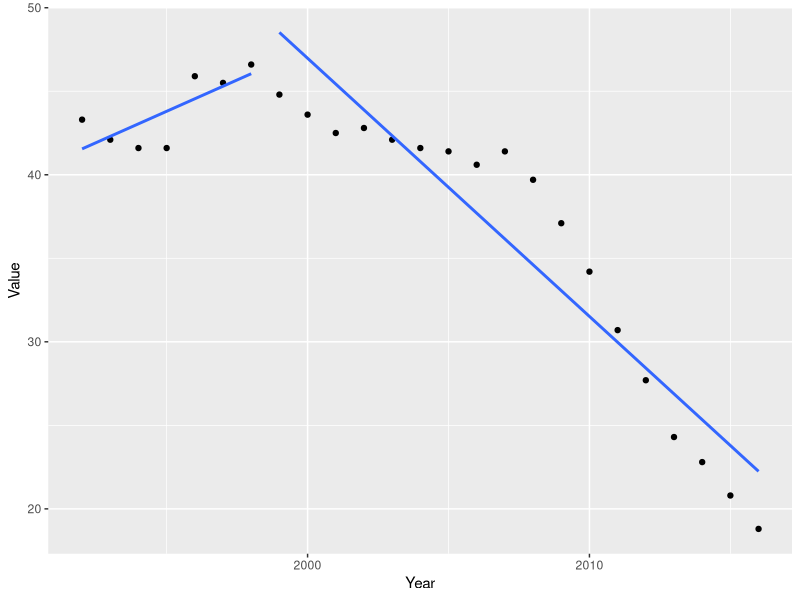
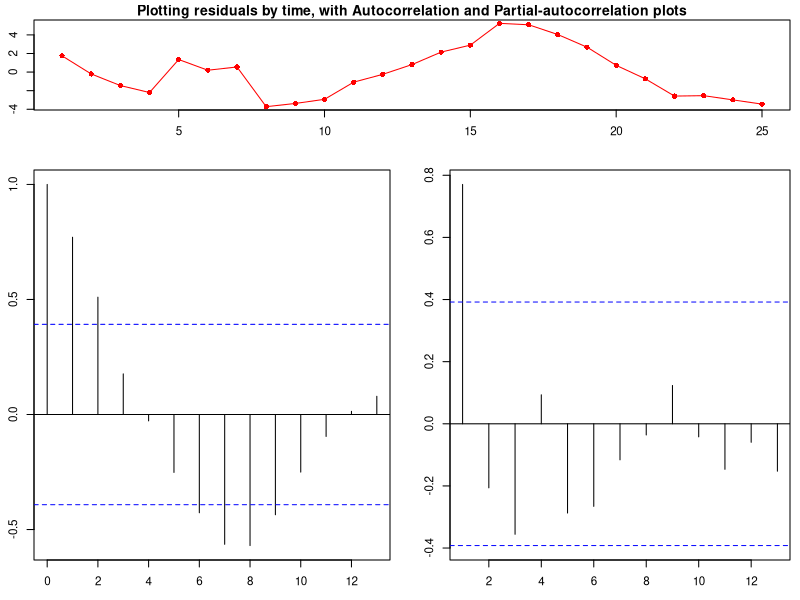
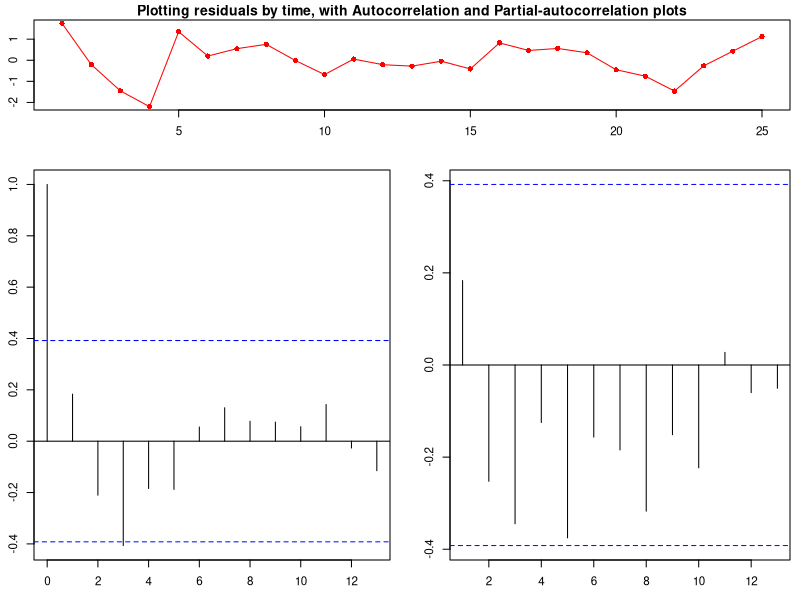
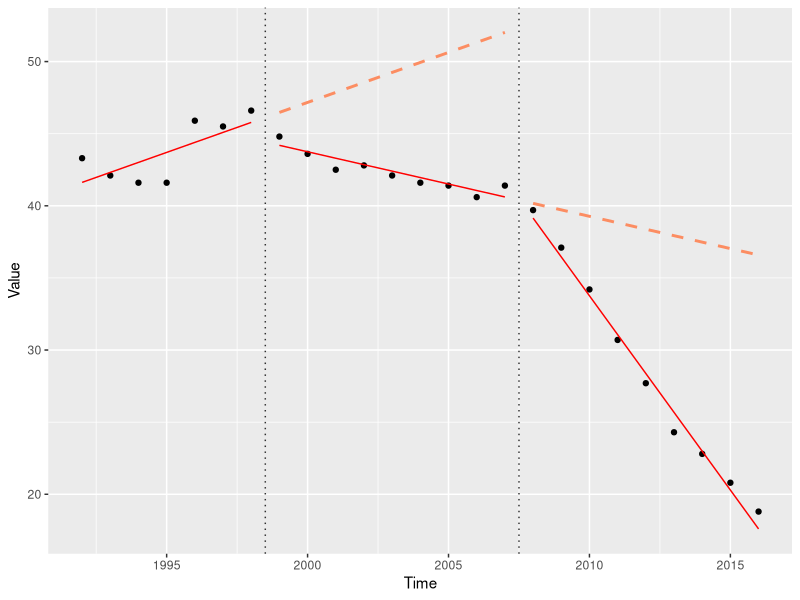
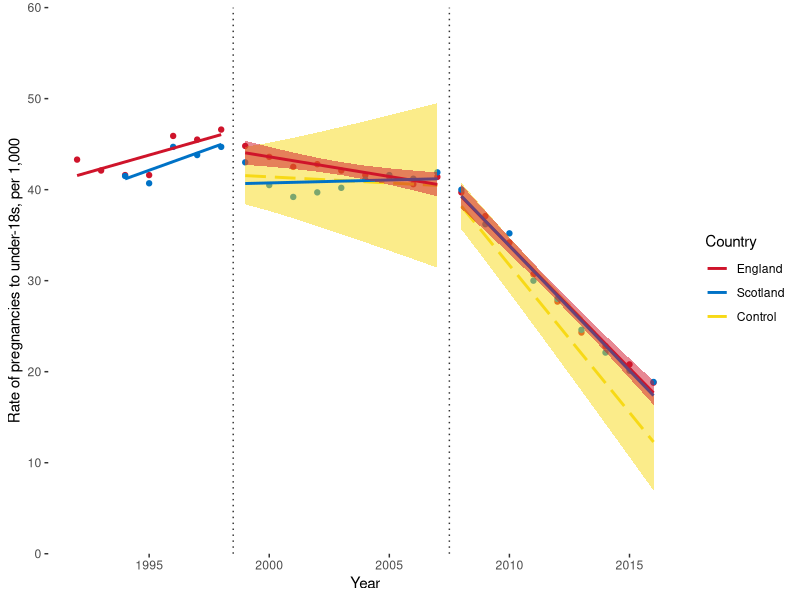
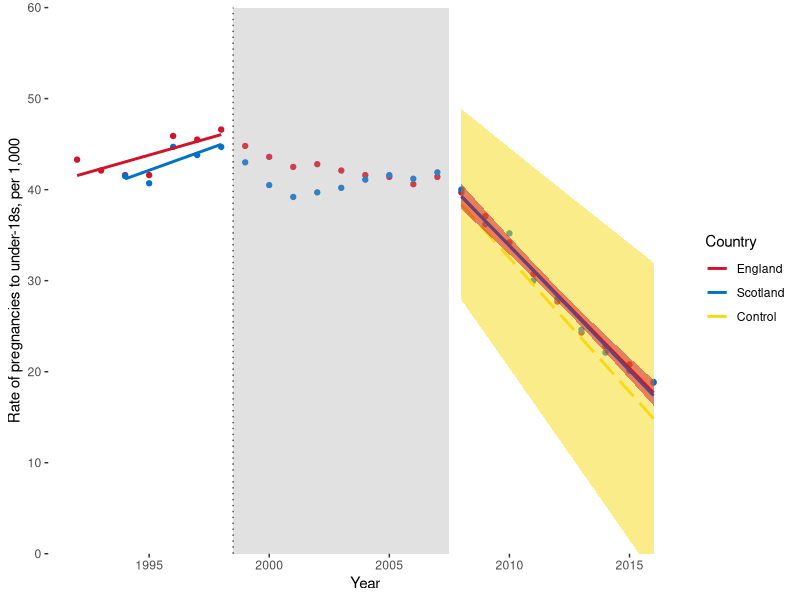
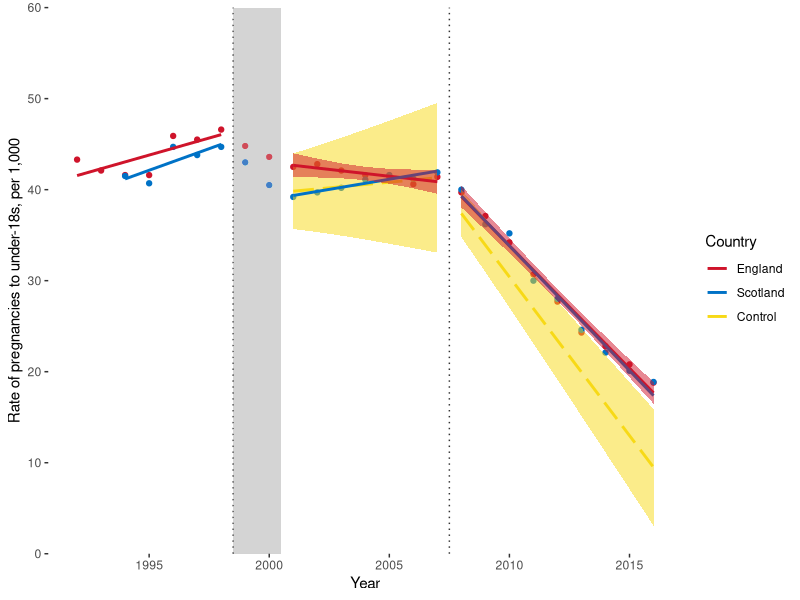
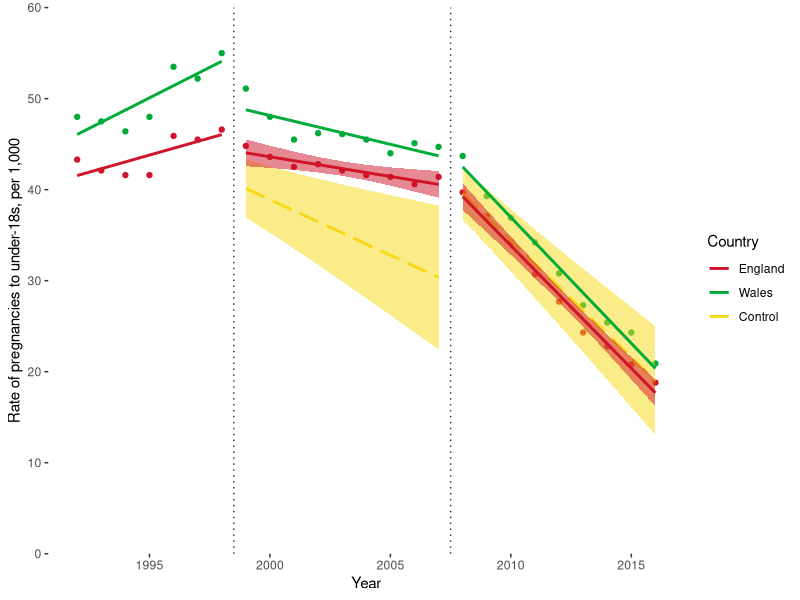

R code for these plots, in order:
## ---- chunk 1
library(tidyverse)
library(readxl)
library(broom)
library(nlme)
library(car)

# options(scipen=10, digits=3)

testAutocorr <- function(model, data=NULL, max.lag = 10, time.points = 25) {
  data <- eval(model$call$data)  # Only works if 'lm' call has dataframe named in bracket
  print("Durbin Watson Test")
  print(dwt(model, max.lag = max.lag, alternative = "two.sided"))
  par(cex = 0.7, mai = c(0.1, 0.1, 0.2, 0.1))
  par(fig = c(0.03, 1, 0.8, 1))
  plot(
    data$Time[1:time.points],
    residuals(model)[1:time.points],
    type = 'o',
    pch = 16,
    col = "red",
    main = "Plotting residuals by time, with Autocorrelation and Partial-autocorrelation plots"
  )
  
  par(fig = c(0.03, 0.5, 0.05, 0.75), new = TRUE)
  acf(residuals(model))
  
  par(fig = c(0.55, 1, 0.05, 0.75), new = TRUE)
  acf(residuals(model), type = 'partial')
}

constructCIRibbon <- function(newdata, model) {
  newdata <- newdata %>%
    mutate(Predict = predict(model, newdata = newdata))
  mm <- model.matrix(as.formula(paste0("~ ", model$call$model[3])),
                     data = newdata)
  vars <- mm %*% vcov(model) %*% t(mm)
  sds <- sqrt(diag(vars))
  newdata <- newdata %>% mutate(lowCI = Predict - 1.96 * sds,
                                HiCI = Predict + 1.96 * sds)
}

printCoefficients <- function(model){
as_tibble(trimws(format(round(summary(model)$tTable, 3), nsmall=3))) %>%
  mutate(Coefficient = rownames(summary(model)$tTable)) %>% 
  select(Coefficient, Value, Std.Error, 'p-value') %>% 
  print()
}
## ---- chunk 2
all.UK.rates <-
  read_xlsx("Conception rates by age and country.xlsx", sheet = "Under 18")
## ---- chunk 3

EngData <- all.UK.rates %>% filter(Country == "England") %>%
  select(Country, '1992':'2016') %>%
  gather("Year", "Value",-1) %>%
  mutate(
    Cat1 = ifelse(Year < 1999, 0, 1),
    Cat2 = ifelse(Year <= 2007, 0, 1),
    Year = as.numeric(Year),
    Time = 1:nrow(.),
    Trend1 = ifelse(Cat1 == 0, 0, Year - 1998),
    Trend2 = ifelse(Cat2 == 0, 0, Year - 2007)
  )

head(EngData)
## ---- chunk 4
EngScotContro <-
  all.UK.rates %>% filter(Country == "Scotland" |
                            Country == "England") %>%
  gather("Year", "Value",-1) %>%
  filter(Year > 1991,!is.na(Value)) %>%
  arrange(Country) %>%
  mutate(
    England = ifelse(Country == "England", 1, 0),
    Year = as.numeric(Year),
    Time = Year - min(Year) + 1,
    Cat1 = ifelse(Year < 1999, 0, 1),
    Cat2 = ifelse(Year <= 2007, 0, 1),
    Trend1 = ifelse(Cat1 == 0, 0, Year - 1998),
    Trend2 = ifelse(Cat2 == 0, 0, Year - 2007)
  ) %>%
  mutate_at(., colnames(.)[5:9], list(Eng = ~ .*England))

head(arrange(EngScotContro, Year), 10)
## ---- chunk 5
EngWalContro <-
  all.UK.rates %>% filter(Country == "Wales" |
                            Country == "England") %>%
  gather("Year", "Value",-1) %>%
  filter(Year > 1991,!is.na(Value)) %>%
  arrange(Country) %>%
  mutate(
    England = ifelse(Country == "England", 1, 0),
    Year = as.numeric(Year),
    Time = Year - min(Year) + 1,
    Cat1 = ifelse(Year < 1999, 0, 1),
    Cat2 = ifelse(Year <= 2007, 0, 1),
    Trend1 = ifelse(Cat1 == 0, 0, Year - 1998),
    Trend2 = ifelse(Cat2 == 0, 0, Year - 2007)
  ) %>%
  mutate_at(., colnames(.)[5:9], list(Eng = ~ .*England))

head(arrange(EngWalContro, Year), 10)
## ---- chunk 6
EngData %>% ggplot(aes(x = Year, y = Value, group = Cat1)) +
  geom_point() +
  geom_smooth(method = "lm", se = FALSE)
## ---- chunk 7
EngMod <- lm(Value ~ Time + Cat1 + Trend1, data = EngData)
summary(EngMod)$coefficients
## ---- chunk 8
testAutocorr(EngMod, max.lag = 15)
## ---- chunk 9
EngMod2 <-
  lm(Value ~ Time + Cat1 + Trend1 + Cat2 + Trend2, data = EngData)

## Test for autocorrelation

testAutocorr(EngMod2, max.lag = 15)  # Potential MA3?
## ---- chunk 10
EngMod2_q3 <- gls(
  Value ~ Time + Cat1 + Trend1 + Cat2 + Trend2,
  data = EngData,
  correlation = corARMA(q = 3, form =  ~ Time),
  method = "ML"
)
printCoefficients(EngMod2_q3)
## ---- chunk 11
EM2q3_co <- EngMod2_q3$coefficients

EngMod2_q3_cfac <- tibble(
  Time = 8:25,
  Cat = c(rep.int(0, 9), rep(1, 9)),
  Trend1 = c(1:18),
  Trend2 = c(rep(0, 9), c(1:9)),
  Value = (
    EM2q3_co[1] +
      EM2q3_co[2] * Time +
      EM2q3_co[3] * Cat +
      EM2q3_co[4] * Trend1 * Cat
  )
)

EngData %>%
  mutate(predict = predict(EngMod2_q3)) %>%
  ggplot(aes(Time, Value, group = interaction(Cat1, Cat2))) +
  geom_point() +
  geom_line(aes(y = predict), col = "red") +
  geom_line(
    data = EngMod2_q3_cfac,
    aes(x = Time, y = Value, group = Cat),
    linetype = "dashed",
    col = "#FC8D62",
    size = 1,
    inherit.aes = FALSE
  ) +
  scale_x_continuous(breaks = c(4, 9, 14, 19, 24),
                     labels = seq(1995, 2015, by = 5)) +
  geom_vline(xintercept = 7.5,
             linetype = "dotted",
             col = "#000000CC") +
  geom_vline(xintercept = 16.5,
             linetype = "dotted",
             col = "#000000CC")
## ---- chunk 12
modScot99_07_null <- gls(
  Value ~ Time +
    England +
    Time_Eng +
    Cat1 +
    Trend1 +
    Cat1_Eng +
    Trend1_Eng +
    Cat2 +
    Trend2 +
    Cat2_Eng +
    Trend2_Eng,
  data = EngScotContro,
  correlation = NULL,
  method = "ML"
)

printCoefficients(modScot99_07_null)
## ---- chunk 13
modScot99_07_null_cfac <- EngScotContro[8:25, ] %>%
  select(Time, England, Cat1, Cat2, Trend1, Trend2, Time_Eng) %>%
  mutate(
    Cat1_Eng = c(rep(0, 9), rep(1, 9)),
    Trend1_Eng = c(rep(0, 9), 10:18),
    Cat2_Eng = 0,
    Trend2_Eng = 0
  )

modScot99_07_null_cfac <-
  modScot99_07_null_cfac %>%
  left_join(constructCIRibbon(modScot99_07_null_cfac, modScot99_07_null))

#** Graphing final model -----

EngScotContro %>%
  left_join(constructCIRibbon((filter(., England==1, Year>1998)), modScot99_07_null)) %>%  # England CI ribbon
  mutate(Predict = predict(modScot99_07_null)) %>%  # Add Predicts for non-England
  ggplot(aes(
    Time,
    Value,
    col = Country,
    fill = Country,
    group = interaction(Country, Cat1, Cat2)
  )) +
  # Show all data points
  geom_point(data=EngScotContro, show.legend = FALSE) +
  # Counterfactual trend lines
  geom_line(
    data = modScot99_07_null_cfac,
    aes(
      x = Time,
      y = Predict,
      group = Cat2,
      col = "Control",
      fill = NULL
    ),
    linetype = "longdash",
    size = 1,
    inherit.aes = FALSE
  ) +
  # Counterfactual confidence intervals (not shown in legend)
  geom_ribbon(
    data=modScot99_07_null_cfac,
    aes(
      x=Time,
      ymin = lowCI,
      ymax=HiCI,
      group = Cat2,
      col=NULL,
      fill="Control"
    ),
    alpha=0.5,
    size = 1,
    show.legend = FALSE,
    inherit.aes = FALSE) +
  # Model trend lines
  geom_line(aes(y=Predict), size = 1) +
  # Confidence intervals (not shown in legend)
  geom_ribbon(
    aes(
      x=Time,
      ymin = lowCI,
      ymax=HiCI,
      col=NULL,
      fill=Country
    ),
    alpha=0.5,
    size = 1,
    show.legend = FALSE) +
  # Intervention time points
  geom_vline(xintercept = 7.5,
             linetype = "dotted",
             col = "#000000CC") +
  geom_vline(xintercept = 16.5,
             linetype = "dotted",
             col = "#000000CC") +
  # Display parameters
  scale_x_continuous(breaks = c(4, 9, 14, 19, 24),
                     labels = seq(1995, 2015, by = 5)) +
  theme(panel.background = element_blank(),
        legend.key  = element_blank()) +
  ylab("Rate of pregnancies to under-18s, per 1,000") +
  xlab("Year") +
  coord_cartesian(ylim = c(0, 60)) +
  scale_y_continuous(expand = c(0, 0)) +
  scale_colour_manual(
    breaks = c("England", "Wales", "Scotland", "Control"),
    values = c("Wales" = "#00AB39",
               "Scotland" = "#0072C6",
               "England" = "#CF142B",
               "Control" = "#F7D917"),
    aesthetics = c("colour", "fill"))
## ---- chunk 14
modScotPI_null <-
  gls(
    Value ~ Time + England + Time_Eng + Cat2 + Trend2 + Cat2_Eng + Trend2_Eng,
    data = EngScotContro %>% filter(Year < 1999 | Year > 2007),
    correlation = NULL,
    method = "ML"
  )

printCoefficients(modScotPI_null)
## ---- chunk 15
modScotPI_null_cfac <- tibble(
  Time = c(17:25),
  England = 1,
  Cat2 = 1,
  Trend2 = c(1:9),
  Time_Eng = c(17:25),
  Cat2_Eng = 0,
  Trend2_Eng = 0
)  # Emlulating England with no added effect

modScotPI_null_cfac <-
  modScotPI_null_cfac %>%
  left_join(constructCIRibbon(modScotPI_null_cfac, modScotPI_null))

#** Graphing final model -----

EngScotContro %>%
  filter(Year < 1999 | Year > 2007) %>%
  left_join(constructCIRibbon((filter(., England==1, Year>2007)), modScotPI_null)) %>%  # England CI ribbon
  mutate(Predict = predict(modScotPI_null)) %>%
  ggplot(aes(Time, Value, col = Country, group = interaction(Country, Cat2))) +
  # Show all data points
  geom_point(data=EngScotContro, show.legend = FALSE) +
  # Counterfactual trend lines
  geom_line(
    data = modScotPI_null_cfac,
    aes(
      x = Time,
      y = Predict,
      col = "Control",
      fill = NULL
    ),
    linetype = "longdash",
    size = 1,
    inherit.aes = FALSE
  ) +
  # Counterfactual confidence intervals (not shown in legend)
  geom_ribbon(
    data=modScotPI_null_cfac,
    aes(
      x=Time,
      ymin = lowCI,
      ymax=HiCI,
      col=NULL,
      fill="Control"
    ),
    alpha=0.5,
    size = 1,
    show.legend = FALSE,
    inherit.aes = FALSE) +
  # Model trend lines
  geom_line(aes(y=Predict), size = 1) +
  # Confidence intervals (not shown in legend)
  geom_ribbon(
    aes(
      x=Time,
      ymin = lowCI,
      ymax=HiCI,
      col=NULL,
      fill=Country
    ),
    alpha=0.5,
    size = 1,
    show.legend = FALSE) +
  # Intervention time points
  geom_vline(xintercept = 7.5,
             linetype = "dotted",
             col = "#000000CC") +
  # Phase-in period greyed out
  geom_rect(
    xmin = 7.5,
    xmax = 16.5,
    ymin = 0,
    ymax = 60,
    fill = "grey",
    alpha = 0.01,
    inherit.aes = FALSE
  ) +
  # Display parameters
  scale_x_continuous(breaks = c(4, 9, 14, 19, 24),
                     labels = seq(1995, 2015, by = 5)) +
  theme(panel.background = element_blank(),
        legend.key  = element_blank()) +
  ylab("Rate of pregnancies to under-18s, per 1,000") +
  xlab("Year") +
  coord_cartesian(ylim = c(0, 60)) +
  scale_y_continuous(expand = c(0, 0)) +
  scale_colour_manual(
    breaks = c("England", "Wales", "Scotland", "Control"),
    values = c("Wales" = "#00AB39",
               "Scotland" = "#0072C6",
               "England" = "#CF142B",
               "Control" = "#F7D917"),
    aesthetics = c("colour", "fill"))
## ---- chunk 16
modScotPI_99_07_null <- gls(
  Value ~ Time +
    England +
    Time_Eng +
    Cat1 +
    Trend1 +
    Cat1_Eng +
    Trend1_Eng +
    Cat2 +
    Trend2 +
    Cat2_Eng +
    Trend2_Eng,
  data = {EngScotContro %>% 
      filter(Year < 1999 | Year > 2000) %>% 
      mutate(Trend1=ifelse(Cat1==0,0,Trend1-2),
             Trend1_Eng=Trend1*England)},
  correlation = NULL,
  method = "ML"
)

printCoefficients(modScotPI_99_07_null)
## ---- chunk 17
modScotPI_99_07_null_cfac <- EngScotContro[10:25, ] %>%
  select(Time, England, Cat1, Cat2, Trend2, Time_Eng) %>%
  mutate(
    Trend1 = c(1:16),
    Cat1_Eng = c(rep(0, 7), rep(1, 9)),
    Trend1_Eng = c(rep(0, 7), 8:16),
    Cat2_Eng = 0,
    Trend2_Eng = 0
  )

modScotPI_99_07_null_cfac <-
  modScotPI_99_07_null_cfac %>%
  left_join(constructCIRibbon(modScotPI_99_07_null_cfac, modScotPI_99_07_null))

#** Graphing final model -----

EngScotContro %>%
  filter(Year < 1999 | Year > 2000) %>%
  mutate(Trend1=ifelse(Cat1==0,0,Trend1-2),
         Trend1_Eng=Trend1*England) %>% 
  left_join(constructCIRibbon((filter(., England==1, Year>2000)), modScotPI_99_07_null)) %>%  # England CI ribbon
  mutate(Predict = predict(modScotPI_99_07_null)) %>%  # Add Predicts for non-England
  ggplot(aes(
    Time,
    Value,
    col = Country,
    fill=Country,
    group = interaction(Country, Cat1, Cat2)
  )) +
  # Show all data points
  geom_point(data=EngScotContro, show.legend = FALSE) +
  # Counterfactual trend lines
  geom_line(
    data = modScotPI_99_07_null_cfac,
    aes(
      x = Time,
      y = Predict,
      group = Cat2,
      col = "Control",
      fill = NULL
    ),
    linetype = "longdash",
    size = 1,
    inherit.aes = FALSE
  ) +
  # Counterfactual confidence intervals (not shown in legend)
  geom_ribbon(
    data=modScotPI_99_07_null_cfac,
    aes(
      x=Time,
      ymin = lowCI,
      ymax=HiCI,
      group = Cat2,
      col=NULL,
      fill="Control"
    ),
    alpha=0.5,
    size = 1,
    show.legend = FALSE,
    inherit.aes = FALSE) +
  # Model trend lines
  geom_line(aes(y=Predict), size = 1) +
  # Confidence intervals (not shown in legend)
  geom_ribbon(
    aes(
      x=Time,
      ymin = lowCI,
      ymax=HiCI,
      col=NULL,
      fill=Country
    ),
    alpha=0.5,
    size = 1,
    show.legend = FALSE) +
  # Intervention time points
  geom_vline(xintercept = 7.5,
             linetype = "dotted",
             col = "#000000CC") +
  geom_vline(xintercept = 16.5,
             linetype = "dotted",
             col = "#000000CC") +
  # Phase-in period greyed out
  geom_rect(
    xmin = 7.5,
    xmax = 9.5,
    ymin = 0,
    ymax = 60,
    fill = "grey",
    alpha = 0.01,
    inherit.aes = FALSE
  ) +
  # Display parameters
  scale_x_continuous(breaks = c(4, 9, 14, 19, 24),
                     labels = seq(1995, 2015, by = 5)) +
  theme(panel.background = element_blank(),
        legend.key  = element_blank()) +
  ylab("Rate of pregnancies to under-18s, per 1,000") +
  xlab("Year") +
  coord_cartesian(ylim = c(0, 60)) +
  scale_y_continuous(expand = c(0, 0)) +
  scale_colour_manual(
    breaks = c("England", "Wales", "Scotland", "Control"),
    values = c("Wales" = "#00AB39",
               "Scotland" = "#0072C6",
               "England" = "#CF142B",
               "Control" = "#F7D917"),
    aesthetics = c("colour", "fill"))
## ---- chunk 18
modWal99_07_null <- gls(
  Value ~ Time +
    England +
    Time_Eng +
    Cat1 +
    Trend1 +
    Cat1_Eng +
    Trend1_Eng +
    Cat2 +
    Trend2 +
    Cat2_Eng +
    Trend2_Eng,
  data = EngWalContro,
  correlation = NULL,
  method = "ML"
)

printCoefficients(modWal99_07_null)
## ---- chunk 19
modWal99_07_null_cfac <- tibble(
  Time = c(8:25),
  England = 1,
  Time_Eng = c(8:25),
  Cat1 = 1,
  Trend1 = c(1:18),
  Cat2 = c(rep(0,9), rep(1,9)),
  Trend2 = c(rep(0,9), 1:9),
  Cat1_Eng = c(rep(0,9), rep(1,9)),
  Trend1_Eng = c(rep(0,9), 10:18),
  Cat2_Eng = 0,
  Trend2_Eng = 0
  )  # Remove _Eng interactions (retaining 1st intervention interactions for 2nd int)

modWal99_07_null_cfac <-
  modWal99_07_null_cfac %>%
  left_join(constructCIRibbon(modWal99_07_null_cfac, modWal99_07_null))

EngWalContro %>%
  left_join(constructCIRibbon((filter(., England==1, Year>1998)), modWal99_07_null)) %>%  # England CI ribbon
  mutate(Predict = predict(modWal99_07_null)) %>%  # Add Predicts for non-England
  ggplot(aes(
    Time,
    Value,
    col = Country,
    fill = Country,
    group = interaction(Country, Cat1, Cat2)
  )) +
  # Show all data points
  geom_point(data=EngWalContro, show.legend = FALSE) +
  # Counterfactual trend lines
  geom_line(
    data = modWal99_07_null_cfac,
    aes(
      x = Time,
      y = Predict,
      group = Cat2,
      col = "Control",
      fill = NULL
    ),
    linetype = "longdash",
    size = 1,
    inherit.aes = FALSE
  ) +
  # Counterfactual confidence intervals (not shown in legend)
  geom_ribbon(
    data=modWal99_07_null_cfac,
    aes(
      x=Time,
      ymin = lowCI,
      ymax=HiCI,
      group = Cat2,
      col=NULL,
      fill="Control"
    ),
    alpha=0.5,
    size = 1,
    show.legend = FALSE,
    inherit.aes = FALSE) +
  # Model trend lines
  geom_line(aes(y=Predict), size = 1) +
  # Confidence intervals (not shown in legend)
  geom_ribbon(
    aes(
      x=Time,
      ymin = lowCI,
      ymax=HiCI,
      col=NULL,
      fill=Country
    ),
    alpha=0.5,
    size = 1,
    show.legend = FALSE) +
  # Intervention time points
  geom_vline(xintercept = 7.5,
             linetype = "dotted",
             col = "#000000CC") +
  geom_vline(xintercept = 16.5,
             linetype = "dotted",
             col = "#000000CC") +
  # Display parameters
  scale_x_continuous(breaks = c(4, 9, 14, 19, 24),
                     labels = seq(1995, 2015, by = 5)) +
  theme(panel.background = element_blank(),
        legend.key  = element_blank()) +
  ylab("Rate of pregnancies to under-18s, per 1,000") +
  xlab("Year") +
  coord_cartesian(ylim = c(0, 60)) +
  scale_y_continuous(expand = c(0, 0)) +
  scale_colour_manual(
    breaks = c("England", "Wales", "Scotland", "Control"),
    values = c("Wales" = "#00AB39",
               "Scotland" = "#0072C6",
               "England" = "#CF142B",
               "Control" = "#F7D917"),
    aesthetics = c("colour", "fill"))
## ---- chunk 20
modWalPI_null <-
  gls(
    Value ~ Time + England + Time_Eng + Cat2 + Trend2 + Cat2_Eng + Trend2_Eng,
    data = EngWalContro %>% filter(Year < 1999 | Year > 2007),
    correlation = NULL,
    method = "ML"
  )

printCoefficients(modWalPI_null)
## ---- chunk 21
modWalPI_null_cfac <- tibble(
  Time = c(17:25),
  England = 1,
  Cat2 = 1,
  Trend2 = c(1:9),
  Time_Eng = c(17:25),
  Cat2_Eng = 0,
  Trend2_Eng = 0
)  # Emlulating England with no added effect

modWalPI_null_cfac <-
  modWalPI_null_cfac %>%
  left_join(constructCIRibbon(modWalPI_null_cfac, modWalPI_null))

EngWalContro %>%
  filter(Year < 1999 | Year > 2007) %>%
  left_join(constructCIRibbon((filter(., England==1, Year>2007)), modWalPI_null)) %>%  # England CI ribbon
  mutate(Predict = predict(modWalPI_null)) %>%
  ggplot(aes(Time, Value, col = Country, group = interaction(Country, Cat2))) +
  # Show all data points
  geom_point(data=EngWalContro, show.legend = FALSE) +
  # Counterfactual trend lines
  geom_line(
    data = modWalPI_null_cfac,
    aes(
      x = Time,
      y = Predict,
      col = "Control",
      fill = NULL
    ),
    linetype = "longdash",
    size = 1,
    inherit.aes = FALSE
  ) +
  # Counterfactual confidence intervals (not shown in legend)
  geom_ribbon(
    data=modWalPI_null_cfac,
    aes(
      x=Time,
      ymin = lowCI,
      ymax=HiCI,
      col=NULL,
      fill="Control"
    ),
    alpha=0.5,
    size = 1,
    show.legend = FALSE,
    inherit.aes = FALSE) +
  # Model trend lines
  geom_line(aes(y=Predict), size = 1) +
  # Confidence intervals (not shown in legend)
  geom_ribbon(
    aes(
      x=Time,
      ymin = lowCI,
      ymax=HiCI,
      col=NULL,
      fill=Country
    ),
    alpha=0.5,
    size = 1,
    show.legend = FALSE) +
  # Intervention time points
  geom_vline(xintercept = 7.5,
             linetype = "dotted",
             col = "#000000CC") +
  # Phase-in period greyed out
  geom_rect(
    xmin = 7.5,
    xmax = 16.5,
    ymin = 0,
    ymax = 60,
    fill = "grey",
    alpha = 0.01,
    inherit.aes = FALSE
  ) +
  # Display parameters
  scale_x_continuous(breaks = c(4, 9, 14, 19, 24),
                     labels = seq(1995, 2015, by = 5)) +
  theme(panel.background = element_blank(),
        legend.key  = element_blank()) +
  ylab("Rate of pregnancies to under-18s, per 1,000") +
  xlab("Year") +
  coord_cartesian(ylim = c(0, 60)) +
  scale_y_continuous(expand = c(0, 0)) +
  scale_colour_manual(
    breaks = c("England", "Wales", "Scotland", "Control"),
    values = c("Wales" = "#00AB39",
               "Scotland" = "#0072C6",
               "England" = "#CF142B",
               "Control" = "#F7D917"),
    aesthetics = c("colour", "fill"))
## ---- chunk 22
modWalPI_99_07_null <- gls(
  Value ~ Time +
    England +
    Time_Eng +
    Cat1 +
    Trend1 +
    Cat1_Eng +
    Trend1_Eng +
    Cat2 +
    Trend2 +
    Cat2_Eng +
    Trend2_Eng,
  data = {EngWalContro %>% 
      filter(Year < 1999 | Year > 2000) %>% 
      mutate(Trend1=ifelse(Cat1==0,0,Trend1-2),
             Trend1_Eng=Trend1*England)},
  correlation = NULL,
  method = "ML"
)

printCoefficients(modWalPI_99_07_null)
## ---- chunk 23
modWalPI_99_07_null_cfac <- EngWalContro[10:25, ] %>%
  select(Time, England, Cat1, Cat2, Trend2, Time_Eng) %>%
  mutate(
    Trend1 = c(1:16),
    Cat1_Eng = c(rep(0, 7), rep(1, 9)),
    Trend1_Eng = c(rep(0, 7), 8:16),
    Cat2_Eng = 0,
    Trend2_Eng = 0
  )

modWalPI_99_07_null_cfac <-
  modWalPI_99_07_null_cfac %>%
  left_join(constructCIRibbon(modWalPI_99_07_null_cfac, modWalPI_99_07_null))

#** Graphing final model -----

EngWalContro %>%
  filter(Year < 1999 | Year > 2000) %>%
  mutate(Trend1=ifelse(Cat1==0,0,Trend1-2),
         Trend1_Eng=Trend1*England) %>% 
  left_join(constructCIRibbon((filter(., England==1, Year>2000)), modWalPI_99_07_null)) %>%  # England CI ribbon
  mutate(Predict = predict(modWalPI_99_07_null)) %>%  # Add Predicts for non-England
  ggplot(aes(
    Time,
    Value,
    col = Country,
    fill=Country,
    group = interaction(Country, Cat1, Cat2)
  )) +
  # Show all data points
  geom_point(data=EngWalContro, show.legend = FALSE) +
  # Counterfactual trend lines
  geom_line(
    data = modWalPI_99_07_null_cfac,
    aes(
      x = Time,
      y = Predict,
      group = Cat2,
      col = "Control",
      fill = NULL
    ),
    linetype = "longdash",
    size = 1,
    inherit.aes = FALSE
  ) +
  # Counterfactual confidence intervals (not shown in legend)
  geom_ribbon(
    data=modWalPI_99_07_null_cfac,
    aes(
      x=Time,
      ymin = lowCI,
      ymax=HiCI,
      group = Cat2,
      col=NULL,
      fill="Control"
    ),
    alpha=0.5,
    size = 1,
    show.legend = FALSE,
    inherit.aes = FALSE) +
  # Model trend lines
  geom_line(aes(y=Predict), size = 1) +
  # Confidence intervals (not shown in legend)
  geom_ribbon(
    aes(
      x=Time,
      ymin = lowCI,
      ymax=HiCI,
      col=NULL,
      fill=Country
    ),
    alpha=0.5,
    size = 1,
    show.legend = FALSE) +
  # Intervention time points
  geom_vline(xintercept = 7.5,
             linetype = "dotted",
             col = "#000000CC") +
  geom_vline(xintercept = 16.5,
             linetype = "dotted",
             col = "#000000CC") +
  # Phase-in period greyed out
  geom_rect(
    xmin = 7.5,
    xmax = 9.5,
    ymin = 0,
    ymax = 60,
    fill = "grey",
    alpha = 0.01,
    inherit.aes = FALSE
  ) +
  # Display parameters
  scale_x_continuous(breaks = c(4, 9, 14, 19, 24),
                     labels = seq(1995, 2015, by = 5)) +
  theme(panel.background = element_blank(),
        legend.key  = element_blank()) +
  ylab("Rate of pregnancies to under-18s, per 1,000") +
  xlab("Year") +
  coord_cartesian(ylim = c(0, 60)) +
  scale_y_continuous(expand = c(0, 0)) +
  scale_colour_manual(
    breaks = c("England", "Wales", "Scotland", "Control"),
    values = c("Wales" = "#00AB39",
               "Scotland" = "#0072C6",
               "England" = "#CF142B",
               "Control" = "#F7D917"),
    aesthetics = c("colour", "fill"))
